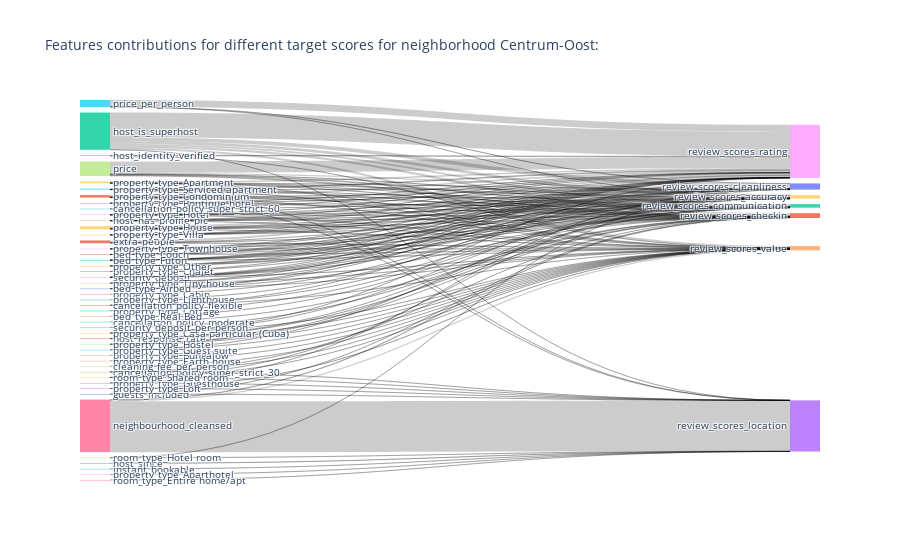

The cell this chart's notebook holds for it:
### Code cell
df_contributions = pd.DataFrame()
neigh_ID   = 5
neigh_name = neigh_df[neigh_df['neighborhood_id'] == neigh_ID].neighbourhood.values[0]

idx = 0
for i in rating_features:
    # at each time use only one of the rating_features, exclude the others
    discard_feat = list(filter(lambda x : x != i, rating_features))
    feat_tmp = features[features.columns.difference(discard_feat)]
    
    f_i = FeaturesTools(feat_tmp, i, random_seed = 1)
    _, rf = f_i.randomForestAnalysis(plotResults = False, tuneModelParameters = False)
    
    tmp = feat_tmp.loc[features['neighbourhood_cleansed'] == neigh_ID].drop(i, axis = 1)
    prediction, bias, contributions = f_i.treeInterpreter(rf, tmp)
    mean_features_contribution = np.mean(contributions, axis=0)

    df_contributions_tmp = pd.DataFrame({'feature_source':tmp.columns,
                                         'feature_target':[i]*len(tmp.columns),
                                         'contribution':mean_features_contribution})
    
    df_contributions = pd.concat([df_contributions, df_contributions_tmp])
    idx += 1
  

labels = [x for x in features.columns.values if x not in rating_features] + rating_features
ids = np.arange(0, len(labels))
replace_dict = {}
for ref_s, ref_id in zip(labels, ids):
    replace_dict.update({ref_s:ref_id})
df_contributions['source'] = df_contributions['feature_source'].replace(replace_dict)
df_contributions['target'] = df_contributions['feature_target'].replace(replace_dict)
labels = labels + [np.nan]*(df_contributions.shape[0]-len(labels))
df_contributions['labels'] = labels

f2 = FeaturesTools()
f2.interactive_sankey(df_contributions, 'Features contributions for different target scores for neighborhood ' + neigh_name + ':')

### Figure 1 — Plotly figure (JSON) as saved in the notebook; plotly's stock layout.template omitted (floating-point values rounded to 4 significant figures; data arrays with more than 128 entries replaced by an {"elided": "..."} marker saying what was removed)
{"data": [{"domain": {"x": [0, 1], "y": [0, 1]}, "link": {"source": {"elided": "476 int values"}, "target": {"elided": "476 int values"}, "value": {"elided": "476 float values"}}, "node": {"label": {"elided": "476 str values"}, "line": {"color": "black", "width": 0}, "pad": 10, "thickness": 30}, "orientation": "h", "type": "sankey", "valueformat": ".0f"}], "layout": {"autosize": true, "font": {"size": 10}, "title": {"text": "Features contributions for different target scores for neighborhood Centrum-Oost:"}}}
